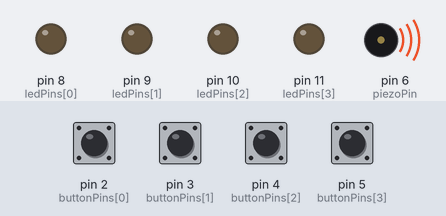
This sketch was run on a simulated Arduino Uno, built with avr-gcc and run on an emulated ATmega328P. Parts: output pins drawn as LEDs (lit = HIGH), buzzer (waves = sounding). Inputs (shaded band) come from the test bench; at power-on: pin 2 (buttonPins[0]), pin 3 (buttonPins[1]), pin 4 (buttonPins[2]), pin 5 (buttonPins[3]) HIGH. What the sketch prints to the serial monitor is not drawn.

Above: at 2.82 s.
3.2 s: pin 2 (buttonPins[0]) pulled LOW for 1.4 s
Timing chart, 0 to 12.7 s (numbered marks = the images above; inputs shaded):
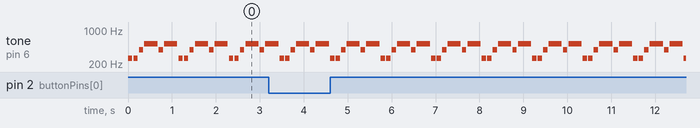

Measured:
- by itself, tone on pin 6 (piezoPin): repeats every 1.2 s: 2 × (262 Hz 0.10 s, silent 0.03 s), 392 Hz 0.10 s, silent 0.03 s, 523 Hz 0.30 s, silent 0.03 s, 392 Hz 0.10 s, silent 0.03 s, 523 Hz 0.30 s, silent 0.03 s

The sketch:

MemoryGame_ex02.ino
```cpp
#define NOTE_C4 262
#define NOTE_E4 330
#define NOTE_F4 349
#define NOTE_G4 392
#define NOTE_C5 523

#define NOTE_C3 131
#define NOTE_G3 196
#define NOTE_A3 220
#define NOTE_B3 247


int piezoPin = 6; //정수형 변수 piezoPin을 만들고 6을 대입해라
int buttonPins[] = {2,3,4,5};
//정수형 배열 buttonPins[]를 만들고 2,3,4,5를 대입해라
int ledPins[] = {8,9,10,11};
//정수형 배열 ledPins[]를 만들고 8,9,10,11을 대입해라


void setup() {
  pinMode(piezoPin, OUTPUT);  //piezoPin을 OUTPUT으로 셋팅한다
  for(int i=0; i<4; i++){
    pinMode(ledPins[i],OUTPUT);
  }

  for(int i=0; i<4; i++){
    pinMode(buttonPins[i],INPUT_PULLUP);
  }

  Serial.begin(9600);
  //baud rate를 9600으로 설정해서 시리얼통신을 시작해라
  Serial.println("준비완료");
}

void ledOn(){
 for(int i=0; i<4; i++){
    digitalWrite(ledPins[i],HIGH);
  }
}

void ledOff(){
  for(int i=0; i<4; i++){
    digitalWrite(ledPins[i],LOW);
  }
}

void readButton(){
  int btnState = 1;
  for(int i=0; i<4; i++){
    btnState = digitalRead(buttonPins[i]);
    if(btnState == 0){
      Serial.print(buttonPins[i]);
      Serial.println(" 버튼이 눌렸어요");
    }
  }
}
//소리
void playTone(int frequency, int duration){
  tone(piezoPin, frequency, duration);
  delay(duration);

}

void playTurnMelody(){
  int turnMelody[] = {NOTE_C4,NOTE_C4,NOTE_G4,NOTE_C5,NOTE_G4,NOTE_C5};
  int turnDuration[] = {100,  100,   100,  300,   100,   300};

  for(int i=0; i<6; i++){
    playTone(turnMelody[i],turnDuration[i]);
    delay(25);
  }

}


void loop() {
/*  ledOn();
  delay(1000);
  ledOff();
  delay(1000);
*/
  readButton();

  //playTone(262, 100);
  //playTone(330, 100);
  //playTone(349, 100);

  playTurnMelody();

}
```
